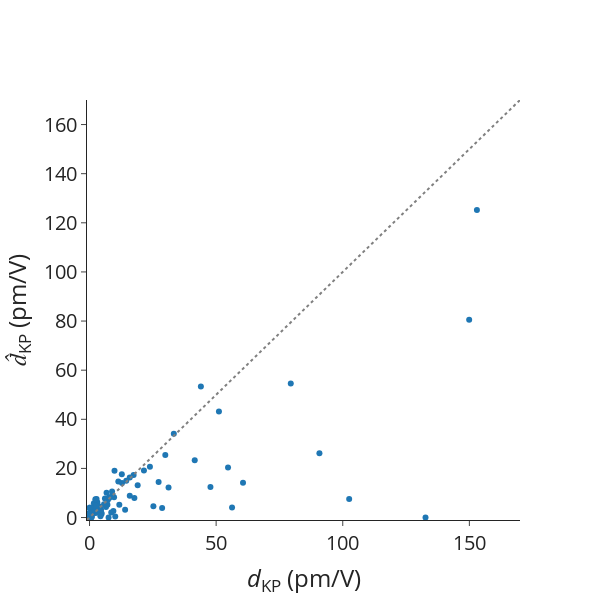

Source (notebook cell):
### Markdown cell above
## Errors on dKP masked

### Code cell
# Data

mae = mean_absolute_error(
    df_pred_matten["dKP_true"], df_pred_matten["dKP_matten_masked"]
)
mape = mean_absolute_percentage_error(
    df_pred_matten["dKP_true"], df_pred_matten["dKP_matten_masked"]
)
rmse = root_mean_squared_error(
    df_pred_matten["dKP_true"], df_pred_matten["dKP_matten_masked"]
)
spearmanrho = spearmanr(df_pred_matten["dKP_true"], df_pred_matten["dKP_matten_masked"])
print(f"MAE = {mae}")
print(f"MAPE = {mape}")
print(f"RMSE = {rmse}")
print(f"Rho_sp = {spearmanrho.statistic}")

# Scatter plot for previous outputs.
scatter_dKP = go.Scatter(
    x=df_pred_matten["dKP_true"],
    y=df_pred_matten["dKP_matten_masked"],
    mode="markers",
    name="",
    showlegend=False,
    text=[mpid for mpid in df_pred_matten.index.values],
)

ideal = go.Scatter(
    x=[-1, 200],
    y=[-1, 200],
    mode="lines",
    line=dict(color="gray", dash="dot"),
    showlegend=False,
)

# Layout
layout = go.Layout(
    # title=dict(text='Scatter Plot'),
    xaxis=dict(title="<i>d</i><sub>KP</sub> (pm/V)", range=[-1, 170]),
    yaxis=dict(title="<i>d&#770;</i><sub>KP</sub> (pm/V)", range=[-1, 170]),
    # legend=dict(font=dict(size=12)),
)

# Create figure
fig = go.Figure(data=[scatter_dKP, ideal], layout=layout)

fig.update_layout(
    autosize=False,
    font_size=20,
    width=600,
    height=600,
    # plot_bgcolor="white",
    template="simple_white",
)
fig.update_layout(
    xaxis=dict(
        # tickmode = 'array',
        # tickvals = [1, 2,3,4,5,6,7,8],
        # ticktext = ['One', 'Three', 'Five', 'Seven', 'Nine', 'Eleven']
        showgrid=False,
    ),
    yaxis=dict(
        # tickmode = 'array',
        # tickvals = [1, 2,3,4,5,6,7,8],
        # ticktext = ['One', 'Three', 'Five', 'Seven', 'Nine', 'Eleven']
        showgrid=False,
    ),
)

# Show figure
fig.show()

### Figure 1 — Plotly figure (JSON) as saved in the notebook; plotly's stock layout.template omitted (floating-point values rounded to 4 significant figures)
{"data": [{"mode": "markers", "name": "", "showlegend": false, "text": ["agm001266143", "agm002018585", "agm002056302", "agm002072309", "agm002073755", "agm002074655", "agm002077911", "agm002079795", "agm002091778", "agm002097562", "agm002128787", "agm002137965", "agm002149208", "agm002153716", "agm002156258", "agm002156599", "agm002186848", "agm002190330", "agm002224787", "agm002225219", "agm002233061", "agm002254137", "agm002336867", "agm002848041", "agm003160584", "agm003202330", "agm003204906", "agm003464867", "agm003612680", "agm003713453", "agm003743952", "agm004786105", "agm004947354", "agm004951594", "agm004958126", "agm005112928", "agm005539186", "agm005605704", "agm005769288", "agm005882580", "agm005955873", "agm006056059", "agm1000019508", "agm2000011039", "agm2000016398", "agm2000084944", "agm2000085596", "agm2000128632", "agm2000145156", "mp-1019889", "mp-1023936", "mp-1029408", "mp-1029652", "mp-1029932", "mp-1078049", "mp-1184796", "mp-1189731", "mp-1195571", "mp-1208039", "mp-1215615", "mp-1217830", "mp-1218158", "mp-1219293", "mp-1219501", "mp-1220818", "mp-1222496", "mp-1222565", "mp-1222661", "mp-1223489", "mp-1224376", "mp-1226863", "mp-1227512", "mp-1227993", "mp-1227994", "mp-1228522", "mp-1228745", "mp-14568", "mp-17066", "mp-17207", "mp-21521", "mp-23280", "mp-23363", "mp-23794", "mp-27316", "mp-27914", "mp-27987", "mp-28089", "mp-28473", "mp-29155", "mp-29524", "mp-32959", "mp-33723", "mp-36779", "mp-504908", "mp-504910", "mp-542931", "mp-550959", "mp-552663", "mp-554002", "mp-556719", "mp-559065", "mp-559373", "mp-559961", "mp-560521", "mp-560588", "mp-560699", "mp-561664", "mp-567246", "mp-568328", "mp-568802", "mp-570213", "mp-571195", "mp-6126", "mp-672158", "mp-685097", "mp-753401", "mp-756570", "mp-761842", "mp-769218", "mp-774907", "mp-8673", "mp-985293", "mp-997027", "mp-998230", "mp-998591"], "type": "scatter", "x": [43.97, 54.69, 3.414, 4.324, 0.7788, 3.723, 12.83, 1.171, 0.2783, 0.3484, 9.859, 0.6487, 0.1023, 0.8145, 0.6697, 1.802, 79.48, 15.89, 7.074, 14.51, 7.162, 149.9, 153.0, 0.08345, 90.79, 25.22, 11.37, 12.75, 1.263, 4.544, 0.1402, 51.1, 9.426, 7.753, 2.31, 4.642, 11.76, 33.28, 4.795, 8.574, 0.3751, 0.1132, 0.1593, 0.3006, 0.00583, 0.04986, 0.06715, 0.06453, 0.01259, 0.171, 3.059, 9.691, 3.888, 31.2, 17.41, 0.1422, 0.1452, 0.1531, 0.9609, 23.85, 2.575, 2.679, 0.2947, 19.01, 1.707, 0.1493, 0.5593, 41.54, 0.1658, 21.48, 0.4343, 27.28, 15.88, 2.372, 6.088, 8.9, 0.05694, 0.08069, 17.72, 7.526, 0.1045, 0.01013, 0.3089, 0.09656, 0.1074, 1.927, 2.775, 0.4037, 4.086, 0.4404, 1.262, 29.92, 2.416, 0.5667, 2.297, 0.7158, 7.802, 1.116, 0.5056, 1.671, 6.498, 0.9893, 0.7255, 0.2478, 28.67, 0.8428, 0.8595, 0.3758, 56.28, 47.75, 132.7, 102.5, 2.733, 0.568, 4.32, 2.158, 14.05, 0.7387, 60.61, 2.536, 6.72, 0.1602, 10.16, 5.73, 9.062], "y": [53.38, 20.34, 4.055, 0.4874, 1.954, 4.577, 14.04, 3.596, 3.83, 1.113, 19.02, 2.856, 1.529, 0.5489, 2.172, 3.505, 54.58, 8.828, 5.174, 15.0, 7.035, 80.57, 125.2, 0.8183, 26.22, 4.649, 14.72, 17.6, 1.738, 3.184, 0.6139, 43.21, 2.705, 7.948, 2.119, 1.978, 5.19, 34.11, 1.588, 2.043, 1.565, 4.133, 0.8685, 1.611, 1.639, 0.6348, 3.933, 1.255, 0.4316, 1.848, 6.182, 8.296, 2.327, 12.26, 17.33, 1.174, 0.7899, 0.3544, 1.672, 20.66, 6.74, 6.303, 3.567, 13.12, 5.834, 1.896, 0.9688, 23.33, 1.322, 19.14, 2.126, 14.43, 16.26, 3.701, 7.788, 10.59, 1.292, 0.3434, 7.954, 3.95e-06, 0.6936, 0.05969, 0.6396, 0.5145, 2.666e-06, 2.655, 7.541, 2.059, 4.052, 9.523e-07, 2.511, 25.46, 1.842, 0.6505, 7.416, 1.724, 8.303, 2.789, 2.697, 2.275, 4.264, 3.956, 0.0258, 1.654, 3.858, 1.205, 0.2716, 0.06264, 4.051, 12.44, 2.713e-08, 7.563, 2.789, 0.9568, 1.049, 2.978, 3.164, 2.261, 14.18, 4.833, 10.08, 1.634, 0.4658, 5.389, 9.234]}, {"line": {"color": "gray", "dash": "dot"}, "mode": "lines", "showlegend": false, "type": "scatter", "x": [-1, 200], "y": [-1, 200]}], "layout": {"autosize": false, "font": {"size": 20}, "height": 600, "width": 600, "xaxis": {"range": [-1, 170], "showgrid": false, "title": {"text": "<i>d</i><sub>KP</sub> (pm/V)"}}, "yaxis": {"range": [-1, 170], "showgrid": false, "title": {"text": "<i>d&#770;</i><sub>KP</sub> (pm/V)"}}}}
